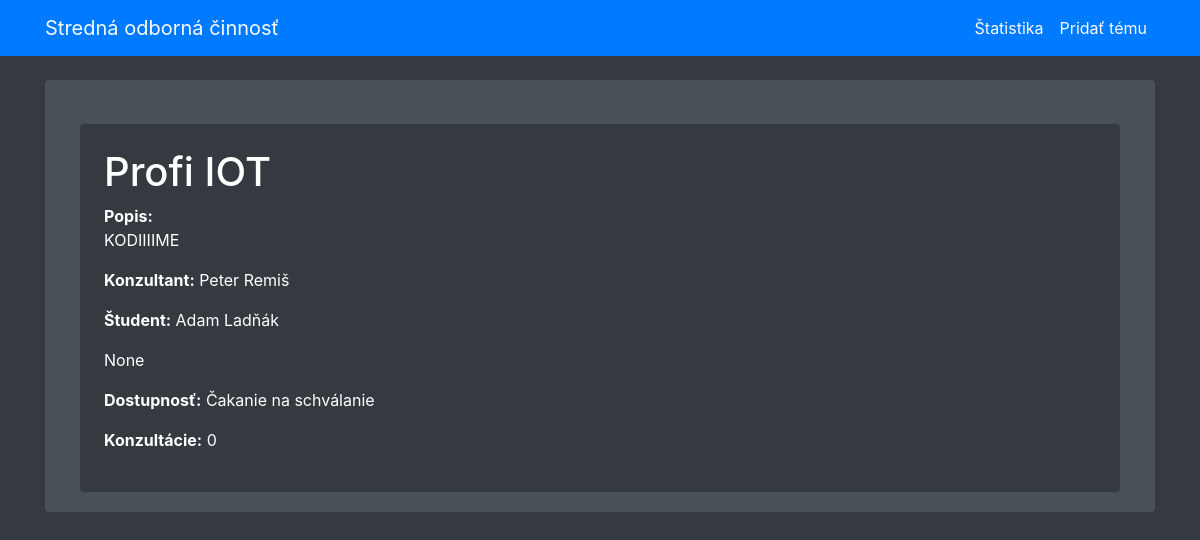
The app's page /soc/temy/8 with its own data.
### soc/models.py (models this page shows, shortened)
class Tema(models.Model):
    POCET_CHOICES = [
        (0, '0'),
        (1, '1'),
        (2, '2'),
        (3, '3'),
    ]
    nazov = models.CharField(max_length=155)
    popis = models.TextField()
    konzultant = models.ForeignKey(Ucitel, on_delete=models.SET_NULL, null=True, blank=True)
    student = models.ForeignKey(Student, on_delete=models.SET_NULL, null=True, blank=True)
    odbor = models.ForeignKey(Odbor, on_delete=models.SET_NULL, null=True, blank=True)
    dostupnost = models.ForeignKey(Dostupnost, on_delete=models.SET_NULL, null=True, blank=True)
    pocet_konzultacii = models.IntegerField(choices=POCET_CHOICES, default=0)
    class Meta:
        verbose_name = "Téma"
        verbose_name_plural = "Témy"
        ordering = ["dostupnost"]

class Ucitel(models.Model):
    meno = models.CharField(max_length=20)
    priezvisko = models.CharField(max_length=20)
    email = models.CharField(max_length=55)
    heslo = models.CharField(max_length=55)
    def __str__(self):
        return f"{self.meno} {self.priezvisko}"
    class Meta:
        verbose_name = "Učiteľ"
        verbose_name_plural = "Učitelia"
        ordering = ["priezvisko"]

class Student(models.Model):
    meno = models.CharField(max_length=20)
    priezvisko = models.CharField(max_length=20)
    email = models.CharField(max_length=55)
    heslo = models.CharField(max_length=55)
    def __str__(self):
        return f"{self.meno} {self.priezvisko}"
    class Meta:
        verbose_name = "Študent"
        verbose_name_plural = "Študenti"
        ordering = ["priezvisko"]

class Dostupnost(models.Model):
    nazov = models.CharField(max_length = 25)
    def __str__(self):
        return f"{self.nazov}"
    class Meta:
        verbose_name = "Dostupnosť"
        verbose_name_plural = "Dostupnosť"

### soc/views.py (the view)
# urls.py: path('temy/<tema>', views.vypis_temy, name='tema'),
def vypis_temy(request, tema):
    tema = Tema.objects.get(id=tema)
    return render(request, "soc/detail.html", {"tema":tema})

### soc/templates/soc/detail.html (shortened to what this page needs)
{% extends "base.html" %}
{% block content %}
    {% if tema %}
    <div class="container mt-4">
        <div class="content-container bg-dark p-4 rounded">
            <h1 class="text-white">{{ tema.nazov }}</h1>
            <div class="topic-details text-white">
                <b>Popis: </b>
                <p>{{ tema.popis }}</p>
                <p><b>Konzultant:</b> <a href="{% url 'ucitel' ucitel=tema.konzultant.id %}" class="text-white">{{ tema.konzultant }}</a></p>
                <p><b>Študent:</b> {% if tema.student %} <a href="{% url 'student' student=tema.student.id %}" class="text-white">{{ tema.student }}</a> {% endif %} </p>
                <p>{{ tema.odbor }}</p>
                <p><b>Dostupnosť:</b> {{ tema.dostupnost }}</p>
                <p><b>Konzultácie:</b> {{ tema.pocet_konzultacii }}</p>
            </div>
        </div>
    </div>
    {% endif %}
{% endblock %}

### soc/templates/base.html (style rules this page uses)
body { background-color: #343a40; color: #f8f9fa; }

### records on screen
Tema: nazov "Profi IOT", popis "KODIIIIME", konzultant "Peter Remiš", student "Adam Ladňák", odbor "None", dostupnost "Čakanie na schválanie", pocet_konzultacii "0"
